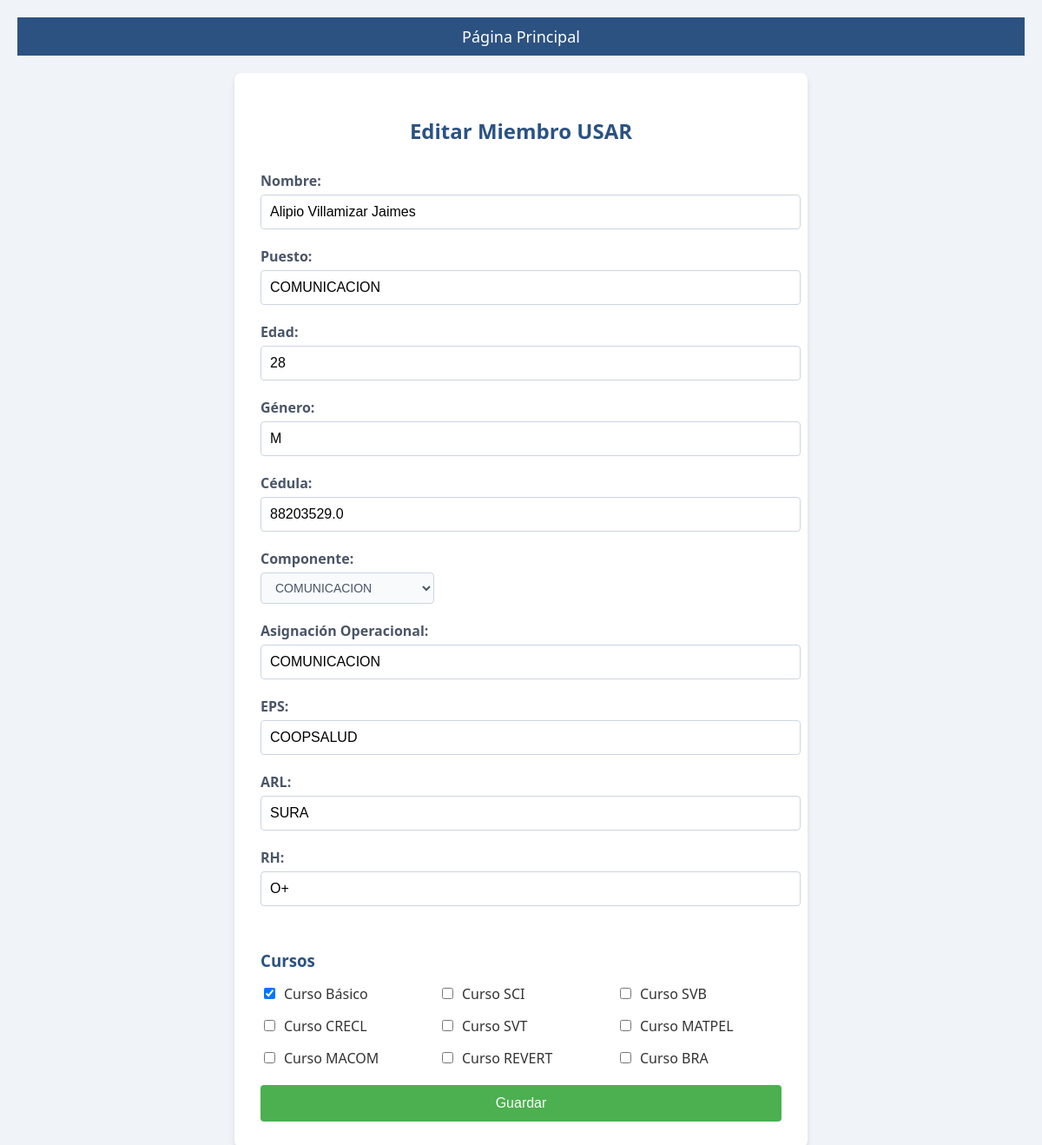
Page /voluntario/editar/46/ on the committed database.
### apps/integrantes/models.py (models this page shows, shortened)
class MiembroGrupoUSAR(models.Model):
    nombre = models.CharField(max_length=100, null=True)
    puesto = models.CharField(max_length=100, null=True)
    edad = models.IntegerField(null=True)
    genero = models.CharField(max_length=20, null=True)
    cedula = models.CharField(max_length=20,  null=True)
    componente = models.CharField(max_length=50, null=True)
    asignacion_operacional = models.CharField(max_length=100, null=True)
    eps = models.CharField(max_length=50, null=True)
    arl = models.CharField(max_length=50, null=True)
    rh = models.CharField(max_length=100, null=True)
    curso_basico = models.BooleanField(default=False)
    curso_sci = models.BooleanField(default=False)
    curso_svb = models.BooleanField(default=False)
    curso_crecl = models.BooleanField(default=False)
    curso_svt = models.BooleanField(default=False)
    curso_matpel = models.BooleanField(default=False)
    curso_macom = models.BooleanField(default=False)
    curso_revert = models.BooleanField(default=False)
    curso_bra = models.BooleanField(default=False)

### apps/integrantes/views.py (the view, shortened to what this page needs)
# urls.py: path('voluntario/editar/<int:pk>/', MiembroGrupoUSARUpdateView.as_view(), name='editar_miembro'),
class MiembroGrupoUSARUpdateView(UpdateView):
    model = models.MiembroGrupoUSAR
    template_name = 'form_miembro.html'
    form_class=MiembroForm
    success_url = reverse_lazy('voluntarios')
    def get_context_data(self, **kwargs):
        context = super().get_context_data(**kwargs)
        miembro = self.get_object()  # Obtenemos el objeto que se está editando
        context['miembro'] = miembro
        return context

### apps/integrantes/froms.py
class MiembroForm(forms.ModelForm):
    class Meta:
        model = MiembroGrupoUSAR
        fields = ['nombre', 'puesto', 'edad', 'genero', 'cedula', 'componente',
                  'asignacion_operacional', 'eps', 'arl', 'rh', 'curso_basico',
                  'curso_sci', 'curso_svb', 'curso_crecl', 'curso_svt',
                  'curso_matpel', 'curso_macom', 'curso_revert', 'curso_bra']

### templates/form_miembro.html (shortened to what this page needs)
{% extends 'base.html' %}
{% block content %}
<div class="form-container">
    <h2 class="form-title">{% if miembro %}Editar{% else %}Crear{% endif %} Miembro USAR</h2>
    <form method="post" class="usar-form">
        <div class="form-group">
            <label for="nombre">Nombre:</label>
            <input type="text" id="nombre" name="nombre" value="{{ miembro.nombre|default_if_none:'' }}" required>
        </div>
        <div class="form-group">
            <label for="puesto">Puesto:</label>
            <input type="text" id="puesto" name="puesto" value="{{ miembro.puesto|default_if_none:'' }}">
        </div>
        <div class="form-group">
            <label for="edad">Edad:</label>
            <input type="number" id="edad" name="edad" value="{{ miembro.edad|default_if_none:'' }}">
        </div>
        <div class="form-group">
            <label for="genero">Género:</label>
            <input type="text" id="genero" name="genero" value="{{ miembro.genero|default_if_none:'' }}">
        </div>
        <div class="form-group">
            <label for="cedula">Cédula:</label>
            <input type="text" id="cedula" name="cedula" value="{{ miembro.cedula|default_if_none:'' }}">
        </div>
        <div class="form-group">
            <label for="componente">Componente:</label>
            <select id="componente" name="componente">
                <option value="COMUNICACION" {% if miembro.componente == 'COMUNICACION' %}selected{% endif %}>COMUNICACION</option>
            </select>
        </div>
        <div class="form-group">
            <label for="asignacion_operacional">Asignación Operacional:</label>
            <input type="text" id="asignacion_operacional" name="asignacion_operacional" value="{{ miembro.asignacion_operacional|default_if_none:'' }}">
        </div>
        <div class="form-group">
            <label for="eps">EPS:</label>
            <input type="text" id="eps" name="eps" value="{{ miembro.eps|default_if_none:'' }}">
        </div>
        <div class="form-group">
            <label for="arl">ARL:</label>
            <input type="text" id="arl" name="arl" value="{{ miembro.arl|default_if_none:'' }}">
        </div>
        <div class="form-group">
            <label for="rh">RH:</label>
            <input type="text" id="rh" name="rh" value="{{ miembro.rh|default_if_none:'' }}">
        </div>
        <h3 class="courses-title">Cursos</h3>
        <div class="courses-container">
            <div class="course-item">
                <input type="checkbox" id="curso_basico" name="curso_basico" {% if miembro.curso_basico %}checked{% endif %}>
                <label for="curso_basico">Curso Básico</label>
            </div>
            <div class="course-item">
                <input type="checkbox" id="curso_sci" name="curso_sci" {% if miembro.curso_sci %}checked{% endif %}>
                <label for="curso_sci">Curso SCI</label>
            </div>
            <div class="course-item">
                <input type="checkbox" id="curso_svb" name="curso_svb" {% if miembro.curso_svb %}checked{% endif %}>
                <label for="curso_svb">Curso SVB</label>
            </div>
            <div class="course-item">
                <input type="checkbox" id="curso_crecl" name="curso_crecl" {% if miembro.curso_crecl %}checked{% endif %}>
                <label for="curso_crecl">Curso CRECL</label>
            </div>
            <div class="course-item">
                <input type="checkbox" id="curso_svt" name="curso_svt" {% if miembro.curso_svt %}checked{% endif %}>
                <label for="curso_svt">Curso SVT</label>
            </div>
            <div class="course-item">
                <input type="checkbox" id="curso_matpel" name="curso_matpel" {% if miembro.curso_matpel %}checked{% endif %}>
                <label for="curso_matpel">Curso MATPEL</label>
            </div>
            <div class="course-item">
                <input type="checkbox" id="curso_macom" name="curso_macom" {% if miembro.curso_macom %}checked{% endif %}>
                <label for="curso_macom">Curso MACOM</label>
            </div>
            <div class="course-item">
                <input type="checkbox" id="curso_revert" name="curso_revert" {% if miembro.curso_revert %}checked{% endif %}>
                <label for="curso_revert">Curso REVERT</label>
            </div>
            <div class="course-item">
                <input type="checkbox" id="curso_bra" name="curso_bra" {% if miembro.curso_bra %}checked{% endif %}>
                <label for="curso_bra">Curso BRA</label>
            </div>
        </div>
        <button type="submit" class="submit-btn">Guardar</button>
    </form>
</div>
{% endblock %}

### static/styles.css (style rules this page uses)
body { font-family: 'Segoe UI', Tahoma, Geneva, Verdana, sans-serif; background-color: #f0f4f8; margin: 0; padding: 20px; color: #333; }
select { padding: 8px 12px; border-radius: 4px; border: 1px solid #cbd5e1; background-color: #f8fafc; font-size: 14px; color: #4a5568; width: 200px; }
.form-container { background-color: #ffffff; border-radius: 8px; padding: 30px; box-shadow: 0 4px 6px rgba(0, 0, 0, 0.1); max-width: 600px; margin: 20px auto; }
.form-title { color: #2c5282; text-align: center; margin-bottom: 30px; }
.usar-form { display: flex; flex-direction: column; }
.form-group { margin-bottom: 20px; }
.form-group label { display: block; margin-bottom: 5px; color: #4a5568; font-weight: bold; }
.form-group input[type="text"], .form-group input[type="number"] { width: 100%; padding: 10px; border: 1px solid #cbd5e1; border-radius: 4px; font-size: 16px; }
.courses-title { color: #2c5282; margin-top: 30px; margin-bottom: 15px; }
.courses-container { display: grid; grid-template-columns: repeat(3, 1fr); gap: 15px; }
.course-item { display: flex; align-items: center; }
.course-item input[type="checkbox"] { margin-right: 10px; }
.submit-btn { background-color: #4CAF50; color: white; padding: 12px 20px; border: none; border-radius: 4px; cursor: pointer; font-size: 16px; margin-top: 20px; transition: background-color 0.3s; }

### rows in the picture
MiembroGrupoUSAR: nombre "Alipio Villamizar Jaimes", puesto "COMUNICACION", edad "28", genero "M", cedula "88203529.0", componente "COMUNICACION", asignacion_operacional "COMUNICACION", eps "COOPSALUD", arl "SURA", rh "O+", curso_basico "☑"
